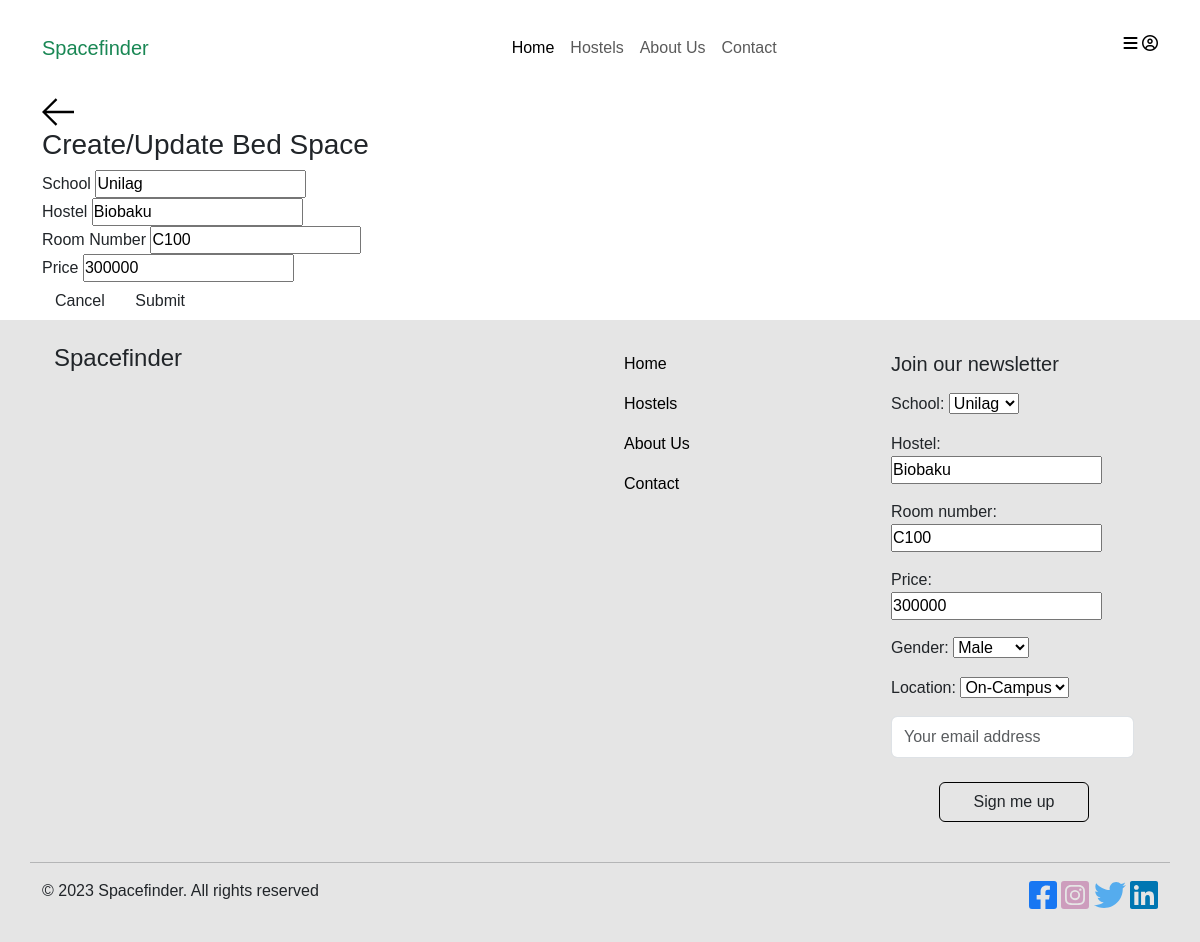
The page /update-space/3/ (signed in) on the database its author committed.
### base/models.py (models this page shows, shortened)
class Space(models.Model):
    LOCATION_CHOICES = [
        ('on-campus', 'On-Campus'),
        ('off-campus', 'Off-Campus'),
    ]
    GENDER_CHOICES = [
        ('male', 'Male'),
        ('female', 'Female'),
    ]
    host = models.ForeignKey(User, on_delete=models.SET_NULL, null=True)
    school = models.ForeignKey (School, on_delete=models.SET_NULL, null=True)
    hostel = models.CharField(max_length=200)
    room_number = models.CharField(max_length=5)
    price = models.PositiveIntegerField(null=True)
    gender = models.CharField(max_length=10, choices=GENDER_CHOICES, null=True)
    location = models.CharField(max_length=20, choices=LOCATION_CHOICES, null=True)
    updated = models.DateTimeField(auto_now=True)
    created = models.DateTimeField(auto_now_add=True)
    class Meta():
        ordering = ['-updated', '-created']

class School(models.Model):
    name = models.CharField(max_length=200)
    def __str__(self):
        return self.name

### base/views.py (the view, shortened to what this page needs)
# urls.py: path('update-space/<str:pk>/', views.updateSpace, name="update-space"),
@login_required(login_url='login')
def updateSpace(request, pk):
    space = get_object_or_404(Space, id=pk)
    if request.user != space.host:
        return HttpResponse("You're not allowed to do this!!!")
    form = SpaceForm(instance=space)
    schools = School.objects.all()
    context = {'form': form, 'space': space, 'schools': schools}
    return render(request, 'base/space-form.html', context)

### base/forms.py
class SpaceForm(ModelForm):
    class Meta:
        model = Space
        fields = '__all__'
        exclude = ['host']

### base/templates/base/space-form.html (shortened to what this page needs)
{% extends 'main.html' %}
{% block content %}
<main class="create-room layout">
  <div class="container">
    <div class="layout__box">
      <div class="layout__boxHeader">
        <div class="layout__boxTitle">
          <a href="{% url 'home' %}">
            <svg version="1.1" xmlns="http://www.w3.org/2000/svg" width="32" height="32" viewBox="0 0 32 32">
              <title>arrow-left</title>
              <path
                d="M13.723 2.286l-13.723 13.714 13.719 13.714 1.616-1.611-10.96-10.96h27.625v-2.286h-27.625l10.965-10.965-1.616-1.607z">
              </path>
            </svg>
          </a>
          <h3>Create/Update Bed Space</h3>
        </div>
      </div>
      <div class="layout__body">
        <form class="form" action="" method="POST">
          <div class="form__group">
            <label for="room_topic">School</label>
            <input required type="text" value="{{space.school.name}}" name="topic" list="topic-list" />
          </div>
          <div class="form__group">
            <label for="room_description">Hostel</label>
            {{form.hostel}}
          </div>
          <div class="form__group">
            <label for="room_name">Room Number</label>
            {{form.room_number}}
          </div>
          <div class="form__group">
            <label for="room_name">Price</label>
            {{form.price}}
          </div>
          <div class="form__action">
            <a class="btn btn--dark" href="{% url 'home' %}">Cancel</a>
            <button class="btn btn--main" type="submit">Submit</button>
          </div>
        </form>
      </div>
    </div>
  </div>
</main>
{% endblock content %}

### templates/footer.html (shortened to what this page needs)
{% load static %}
<footer class="footer-section py-4 mt-auto">
    <div class="container d-flex justify-content-around">
      <div class="container">
        <h4>Spacefinder</h4>
      </div>
      <div class="container d-flex justify-content-evenly">
        <div class="container">
            <ul class="list-unstyled">
                <li class="py-2"><a class="text-decoration-none text-black" href="{% url 'home' %}">Home</a></li>
                <li class="py-2"><a class="text-decoration-none text-black" href="{% url 'hostel' %}">Hostels</a></li>
                <li class="py-2"><a class="text-decoration-none text-black" href="{% url 'about' %}">About Us</a></li>
                <li class="py-2"><a class="text-decoration-none text-black" href="{% url 'contact' %}">Contact</a></li>
            </ul>
        </div>
        <div class="container">
            <h5 class="py-2">Join our newsletter</h5>
            <form method="post" action="{% url 'newsletter_subscription' %}">
              {{form.as_p}}
                <input type="text" class="form-control py-2" placeholder="Your email address" required>
                <button type="submit" class="btn border border-black my-4 ms-5 sign ">Sign me up</button>
            </form>
        </div>
      </div>
    </div>
    <hr class="container">
    <div class="container d-flex justify-content-between">
        <div>© 2023 Spacefinder. All rights reserved</div>
        <div>
            <a class="icon-link" href="#"><img src="{% static "/images/square-facebook.svg" %}"></a>
            <a class="icon-link" href="#"><img src="{% static "/images/square-instagram.svg" %}"></a>
            <a class="icon-link" href="#"><img src="{% static "/images/twitter.svg" %}"></a>
            <a class="icon-link" href="#"><img src="{% static "/images/linkedin.svg" %}"></a>
        </div>
    </div>
  </footer>

### static/styles/main.css (style rules this page uses)
* { font-family: Arial, Helvetica, sans-serif; padding: 0px; margin: 0; }
a { text-decoration: none; }
.footer-section { background-color: rgba(0, 0, 0, 0.1); margin-top: 50px; }
.sign { min-width: 150px; height: 40px; color: #fff; padding: 5px 10px; font-weight: bold; cursor: pointer; transition: all 0.3s ease; position: relative; display: inline-block; outline: none; border-radius: 5px; z-index: 0; background: #fff; overflow: hidden; border: 2px solid #495057; color: #495057; }
.sign:after { content: ""; position: absolute; z-index: -1; transition: all 0.3s ease; left: 0; bottom: 0; height: 0; width: 100%; background: #495057; }

### rows shown on the page
Space: topic "Unilag", hostel "Biobaku", room_number "C100", price "300000", school "Unilag", gender "Male", location "On-Campus"
